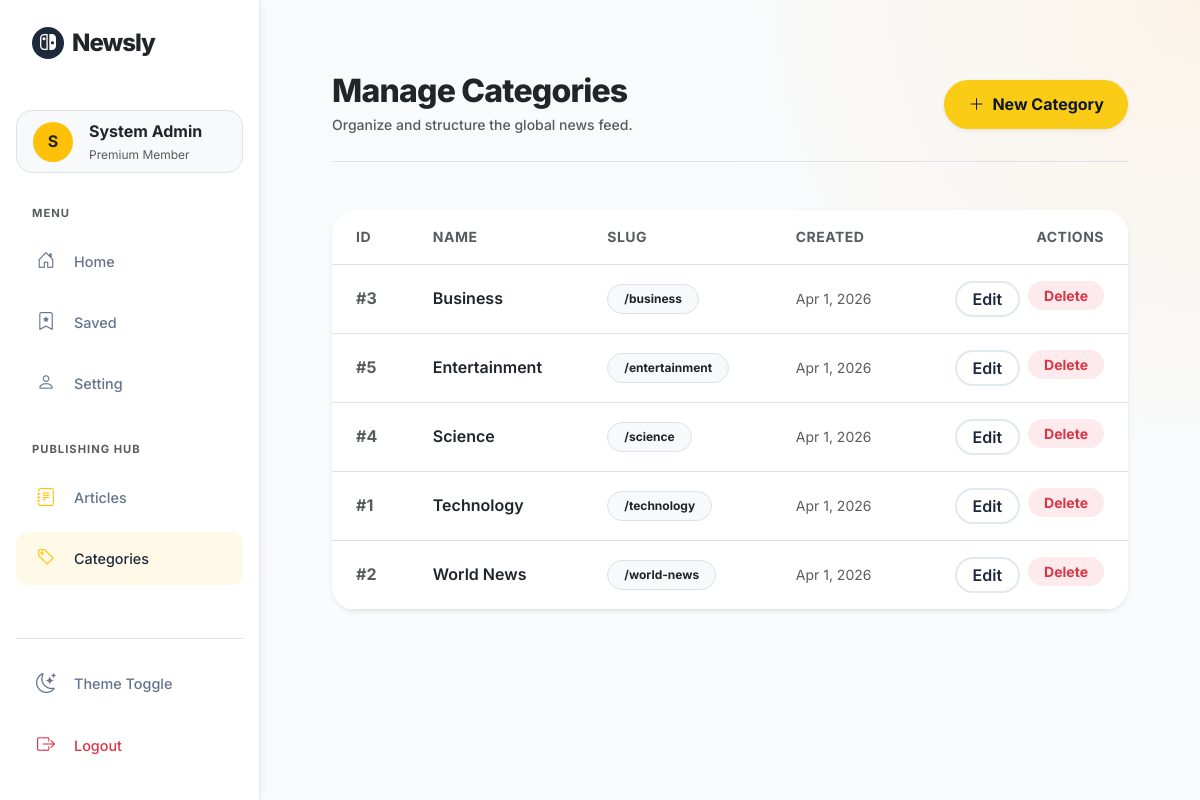
The app's page /admin/categories (signed in) with its own data.
### tables this page shows
CREATE TABLE IF NOT EXISTS categories (
    id INT AUTO_INCREMENT PRIMARY KEY,
    name VARCHAR(100) NOT NULL,
    slug VARCHAR(100) NOT NULL UNIQUE,
    created_at TIMESTAMP DEFAULT CURRENT_TIMESTAMP
);

### controllers/AdminCategoryController.php (called while the page is built, shortened)
<?php
class AdminCategoryController extends Controller {
    private $categoryModel;
    public function __construct() {
        $this->categoryModel = new Category();
    }
    public function index() {
        $categories = $this->categoryModel->getAll();
        $success = $_SESSION['admin_success'] ?? '';
        $error = $_SESSION['admin_error'] ?? '';
        $this->render('admin/categories/index', [
            'categories' => $categories,
            'success' => $success,
            'error' => $error
        ]);
    }
}

### index.php (called while the page is built, shortened)
<?php
$router = new Router();
$router->get('/', 'HomeController', 'index');
$router->any('/auth/login', 'AuthController', 'login');
$router->any('/auth/register', 'AuthController', 'register');
$router->get('/auth/logout', 'AuthController', 'logout');
$router->any('/auth/forgot', 'AuthController', 'forgot');
$router->any('/auth/reset/{token}', 'AuthController', 'reset');
$router->get('/auth/verify/{token}', 'AuthController', 'verify');
$router->get('/dashboard', 'DashboardController', 'index');
$router->get('/dashboard/index/{slug}', 'DashboardController', 'index');
$router->get('/article/show/{id}', 'ArticleController', 'show');
$router->get('/bookmark', 'BookmarkController', 'index');
$router->get('/bookmark/index', 'BookmarkController', 'index');
$router->post('/bookmark/toggle', 'BookmarkController', 'toggle');
$router->any('/profile', 'ProfileController', 'index');
$router->get('/admin/articles', 'AdminArticleController', 'index');
$router->any('/admin/articles/create', 'AdminArticleController', 'create');
$router->any('/admin/articles/edit/{id}', 'AdminArticleController', 'edit');
$router->any('/admin/articles/sync', 'AdminSyncController', 'sync');
$router->post('/admin/articles/delete/{id}', 'AdminArticleController', 'delete');
$router->get('/admin/categories', 'AdminCategoryController', 'index');
$router->any('/admin/categories/create', 'AdminCategoryController', 'create');
$router->any('/admin/categories/edit/{id}', 'AdminCategoryController', 'edit');
$router->post('/admin/categories/delete/{id}', 'AdminCategoryController', 'delete');
$router->dispatch($_SERVER['REQUEST_URI'], $_SERVER['REQUEST_METHOD']);

### config/database.php (called while the page is built)
<?php
return [
    'host' => 'localhost',
    'dbname' => 'newsly',
    'username' => 'newsly_user',
    'password' => '12345678',
    'charset' => 'utf8mb4'
];

### core/Database.php (called while the page is built)
<?php
class Database {
    private static $instance = null;
    private $connection;
    private function __construct() {
        $config = require __DIR__ . '/../config/database.php';
        $dsn = "mysql:host={$config['host']};dbname={$config['dbname']};charset={$config['charset']}";
        $options = [
            PDO::ATTR_ERRMODE => PDO::ERRMODE_EXCEPTION,
            PDO::ATTR_DEFAULT_FETCH_MODE => PDO::FETCH_ASSOC,
            PDO::ATTR_EMULATE_PREPARES => false,
        ];
        try {
            $this->connection = new PDO($dsn, $config['username'], $config['password'], $options);
        } catch (PDOException $e) {
            die("Database Connection Error: " . $e->getMessage());
        }
    }
    public static function getInstance() {
        if (self::$instance == null) {
            self::$instance = new Database();
        }
        return self::$instance;
    }
    public function getConnection() {
        return $this->connection;
    }
}

### models/Category.php (called while the page is built, shortened)
<?php
class Category {
    private $db;
    public function __construct() {
        $this->db = Database::getInstance()->getConnection();
    }
    public function getAll() {
        $stmt = $this->db->prepare("SELECT * FROM categories ORDER BY name ASC");
        $stmt->execute();
        return $stmt->fetchAll();
    }
}

### views/admin/categories/index.php (the view, shortened to what this page needs)
<div class="px-4 px-lg-5 py-5">
    <div class="d-flex justify-content-between align-items-center mb-5 border-bottom pb-4">
        <div>
            <h2 class="fw-extrabold text-dark tracking-tight mb-1" style="font-size: 2rem;">Manage Categories</h2>
            <p class="text-muted fw-medium small mb-0">Organize and structure the global news feed.</p>
        </div>
        <a href="<?= BASE_URL ?>admin/categories/create" class="btn btn-primary-custom px-4 fw-bold shadow-sm d-flex align-items-center gap-2">
            <i class="bi bi-plus-lg"></i> New Category
        </a>
    </div>
    <div class="card bg-white border-0 shadow-sm rounded-5 overflow-hidden">
        <div class="table-responsive">
            <table class="table table-hover mb-0 align-middle">
                <thead class="bg-light">
                    <tr>
                        <th class="py-3 px-4 text-muted small text-uppercase fw-bold" style="letter-spacing: 0.5px;">ID</th>
                        <th class="py-3 px-4 text-muted small text-uppercase fw-bold" style="letter-spacing: 0.5px;">Name</th>
                        <th class="py-3 px-4 text-muted small text-uppercase fw-bold" style="letter-spacing: 0.5px;">Slug</th>
                        <th class="py-3 px-4 text-muted small text-uppercase fw-bold" style="letter-spacing: 0.5px;">Created</th>
                        <th class="py-3 px-4 text-muted small text-uppercase fw-bold text-end" style="letter-spacing: 0.5px;">Actions</th>
                    </tr>
                </thead>
                <tbody>
                    <?php if(empty($categories)): ?>
                    <tr>
                        <td colspan="5" class="text-center py-5 text-muted">No categories found.</td>
                    </tr>
                    <?php else: foreach($categories as $category): ?>
                    <tr>
                        <td class="py-3 px-4 text-muted fw-bold">#<?= $category['id'] ?></td>
                        <td class="py-3 px-4 fw-semibold text-dark"><?= htmlspecialchars($category['name']) ?></td>
                        <td class="py-3 px-4"><span class="badge bg-light text-dark border rounded-pill px-3 py-2">/<?= htmlspecialchars($category['slug']) ?></span></td>
                        <td class="py-3 px-4 text-muted small"><?= date('M j, Y', strtotime($category['created_at'])) ?></td>
                        <td class="py-3 px-4 text-end">
                            <div class="d-flex justify-content-end gap-2">
                                <a href="<?= BASE_URL ?>admin/categories/edit/<?= $category['id'] ?>" class="btn btn-sm btn-outline-pill py-1 px-3">Edit</a>
                                <form action="<?= BASE_URL ?>admin/categories/delete/<?= $category['id'] ?>" method="POST" class="m-0" onsubmit="return confirm('Are you absolutely sure you want to delete this category? This might delete attached articles!');">
                                    <button type="submit" class="btn btn-sm btn-outline-danger rounded-pill py-1 px-3 border-0 fw-bold bg-danger bg-opacity-10">Delete</button>
                                </form>
                            </div>
                        </td>
                    </tr>
                    <?php endforeach; endif; ?>
                </tbody>
            </table>
        </div>
    </div>
</div>

### core/Router.php (shortened to what this page needs)
<?php
class Router {
    private $routes = [];
    private function add($method, $path, $controller, $action) {
        $routeRegex = preg_replace('/\{([a-zA-Z0-9_]+)\}/', '([^/]+)', $path);
        $routeRegex = '#^' . $routeRegex . '$#';
        $this->routes[] = [
            'method' => $method,
            'path' => $path,
            'regex' => $routeRegex,
            'controller' => $controller,
            'action' => $action
        ];
    }
    public function dispatch($uri, $requestMethod) {
        $parsedUrl = parse_url($uri);
        $path = $parsedUrl['path'] ?? '/';
        foreach ($this->routes as $route) {
            if ($route['method'] === 'ANY' || $route['method'] === $requestMethod) {
                if (preg_match($route['regex'], $path, $matches)) {
                    array_shift($matches);
                    $controllerName = $route['controller'];
                    $actionName = $route['action'];
                    if (file_exists('controllers/' . $controllerName . '.php')) {
                        $controller = new $controllerName();
                        if (method_exists($controller, $actionName)) {
                            call_user_func_array([$controller, $actionName], $matches);
                            return;
                        }
                    }
                }
            }
        }
    }
}

### records on screen
categories: id "3", name "Business", slug "business", created_at "Apr 1, 2026"
categories: id "5", name "Entertainment", slug "entertainment", created_at "Apr 1, 2026"
categories: id "4", name "Science", slug "science", created_at "Apr 1, 2026"
categories: id "1", name "Technology", slug "technology", created_at "Apr 1, 2026"
categories: id "2", name "World News", slug "world-news", created_at "Apr 1, 2026"
